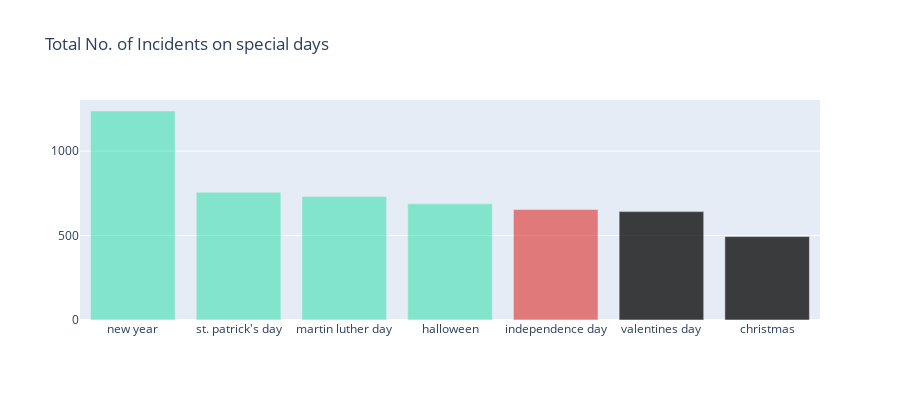

Notebook code cell kept with this figure:
### Code cell
event_dictionary ={1 : 'new year', 31 : 'halloween', 25 : 'christmas', 4:'independence day', 17 : "st. patrick's day", 14 : 'valentines day', 18:'martin luther day'}
        
def set_value(row_number, assigned_value): 
    return assigned_value[row_number]
special_days['holiday'] = special_days['day'].apply(set_value, args =(event_dictionary, ))

def create_stack_bar_data(col):
    aggregated = special_days[col].value_counts()
    x_values = aggregated.index.tolist()
    y_values = aggregated.values.tolist()
    return x_values, y_values
x1, y1 = create_stack_bar_data('holiday')
x1 = x1[:]
y1 = y1[:]
trace1 = go.Bar(x=x1, y=y1, opacity=0.75, name="year count", marker=dict(color=['rgba(10, 220, 150, 0.6)', 'rgba(10, 220, 150, 0.6)', 'rgba(10, 220, 150, 0.6)', 'rgba(10, 220, 150, 0.6)', 'rgba(222,45,38,0.8)']))
layout = dict(height=400, title='Total No. of Incidents on special days', legend=dict(orientation="h"));
fig = go.Figure(data=[trace1], layout=layout);
iplot(fig);

### Figure 1 — Plotly figure (JSON) as saved in the notebook; plotly's stock layout.template omitted (floating-point values rounded to 4 significant figures)
{"data": [{"marker": {"color": ["rgba(10, 220, 150, 0.6)", "rgba(10, 220, 150, 0.6)", "rgba(10, 220, 150, 0.6)", "rgba(10, 220, 150, 0.6)", "rgba(222,45,38,0.8)"]}, "name": "year count", "opacity": 0.75, "type": "bar", "x": ["new year", "st. patrick's day", "martin luther day", "halloween", "independence day", "valentines day", "christmas"], "y": [1238, 756, 732, 688, 655, 642, 494]}], "layout": {"height": 400, "legend": {"orientation": "h"}, "title": {"text": "Total No. of Incidents on special days"}}}
